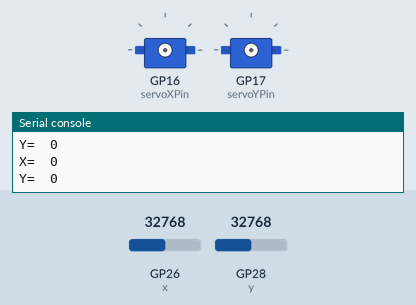
This program was run on a simulated Raspberry Pi Pico running MicroPython. Parts: 2 × servo, the last lines printed to the serial console. The test bench sets the inputs (shaded band); at power-on: GP26 (x) = 32768, GP28 (y) = 32768 (analog values on the 0–65535 scale). Servo angles are drawn from the pulse width (0.5 ms = 0°, 2.5 ms = 180°).

Above: at 1.2 s.
1.3 s: GP26 (x) set to 34144
2.8 s: GP26 (x) set to 35984
At 3.26 s:
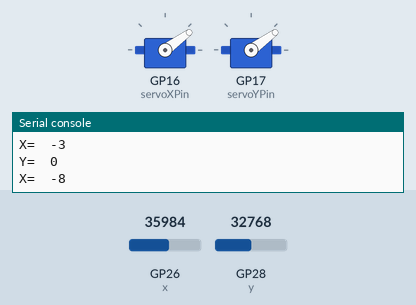
5.8 s: GP28 (y) set to 45874
At 6.02 s:
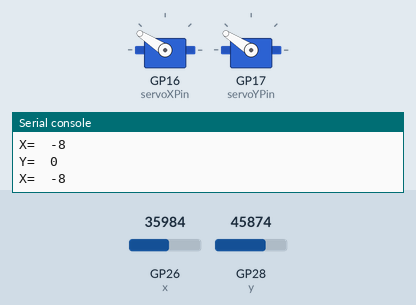
8.8 s: GP28 (y) set to 57670
At 9.07 s:
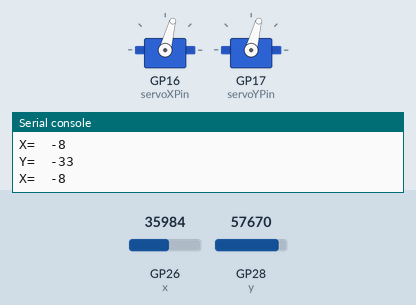
Timing chart, 0 to 62.3 s (numbered marks = the images above; inputs shaded):
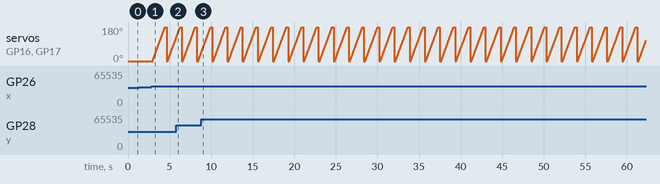

Measured:
- the behaviour switches between 34960 and 34976 on GP26 (x) (found by bisection; images 0 and 1)
- by itself, servo on GP16 (servoXPin), servo on GP17 (servoYPin): ramps from 0° to 180° and jumps back, once every 1.8 s

The program:

servo+joystick.py
```python
from machine import Pin, PWM
import time
from time import sleep
servoXPin = PWM(Pin(16))
servoYPin = PWM(Pin(17))
servoXPin.freq(50)
servoYPin.freq(50)

x=machine.ADC(26)
y=machine.ADC(28)

time.sleep(0.01)
x_zero = x.read_u16()/400
y_zero = y.read_u16()/400


def servo(degrees):
    if degrees > 180: degrees = 180
    if degrees < 0: degrees = 0
    maxDuty = 9000
    minDuty = 1000
    newDuty = minDuty+(maxDuty-minDuty)*(degrees/180)
    servoXPin.duty_u16(int(newDuty))
    servoYPin.duty_u16(int(newDuty))
    return newDuty

while True:
    reading=x.read_u16()
    x_data = round(x_zero-reading/400)

    print('X= ',x_data)
    if x_data > 5 or x_data < -5:
        for degree in range(0, 180, 1):
            servo(degree)
            sleep(0.01)

    reading=y.read_u16()
    y_data = round(y_zero-reading/400)

    print('Y= ',y_data)
    if y_data < -5 or y_data > 5:
        for degree in range(0, 180, 1):
            servo(degree)
            sleep(0.01)
    time.sleep(0.01)
```
